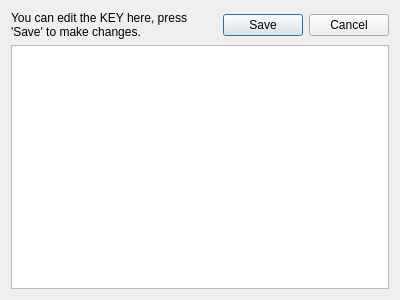
<?xml version="1.0" encoding="UTF-8"?>
<ui version="4.0">
 <class>key</class>
 <widget class="QDialog" name="key">
  <property name="geometry">
   <rect>
    <x>0</x>
    <y>0</y>
    <width>400</width>
    <height>300</height>
   </rect>
  </property>
  <property name="windowTitle">
   <string>Dialog</string>
  </property>
  <layout class="QVBoxLayout" name="verticalLayout">
   <item>
    <layout class="QHBoxLayout" name="horizontalLayout">
     <item>
      <widget class="QLabel" name="label">
       <property name="text">
        <string>You can edit the KEY here, press 'Save' to make changes.</string>
       </property>
       <property name="wordWrap">
        <bool>true</bool>
       </property>
      </widget>
     </item>
     <item>
      <widget class="QPushButton" name="pushButton">
       <property name="text">
        <string>Save</string>
       </property>
      </widget>
     </item>
     <item>
      <widget class="QPushButton" name="pushButton_2">
       <property name="text">
        <string>Cancel</string>
       </property>
      </widget>
     </item>
    </layout>
   </item>
   <item>
    <widget class="QTextBrowser" name="textBrowser">
     <property name="readOnly">
      <bool>false</bool>
     </property>
    </widget>
   </item>
  </layout>
 </widget>
 <resources/>
 <connections/>
</ui>
